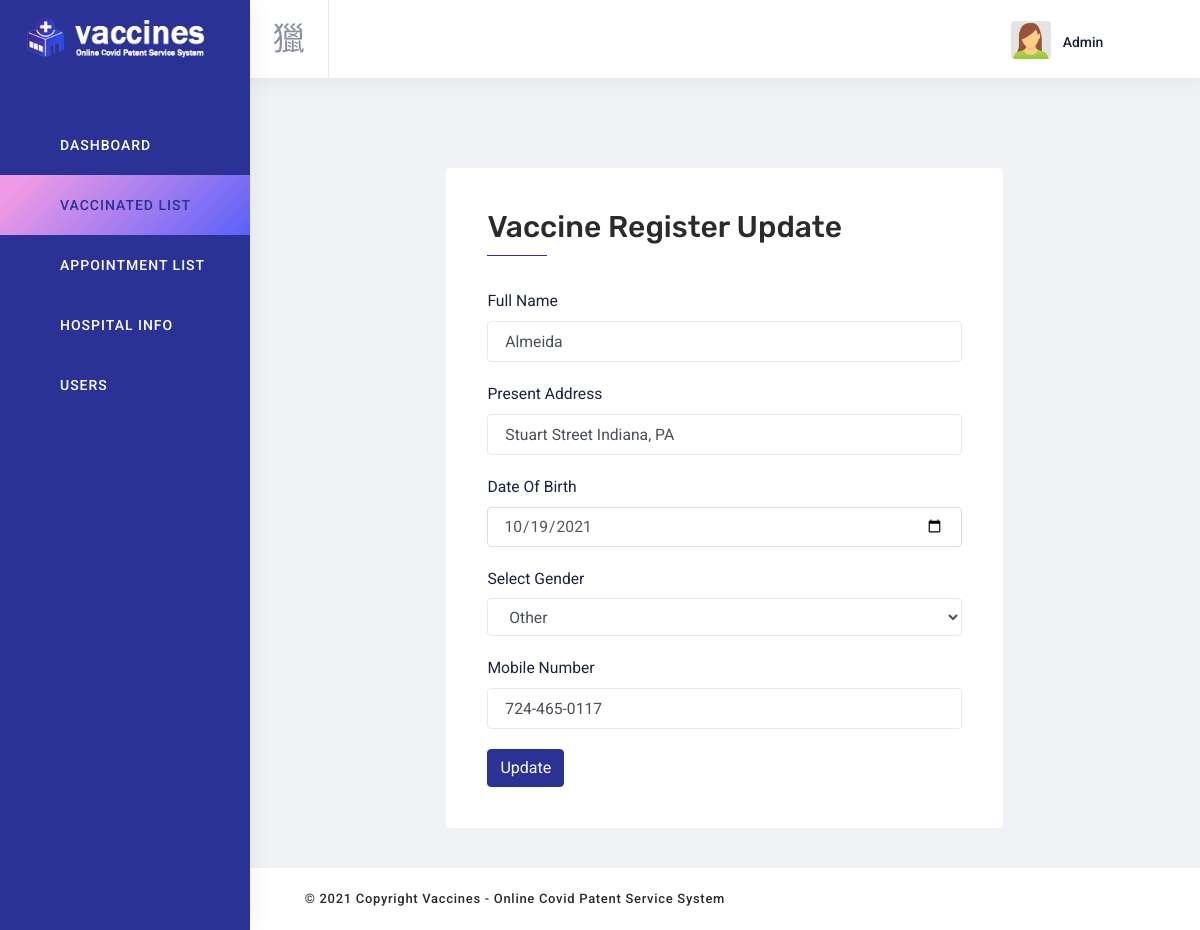
The page /admin/vaccine-update.php?id=27 (signed in) on the database its author committed.
### tables this page shows
CREATE TABLE `vaccine_registration` (
  `vaccine_id` int(50) NOT NULL,
  `fullname` varchar(50) NOT NULL,
  `address` varchar(50) NOT NULL,
  `phone` varchar(50) NOT NULL,
  `gender` varchar(50) NOT NULL,
  `dateofbirth` date DEFAULT NULL,
  `profile_pic` varchar(255) NOT NULL DEFAULT 'user.png'
);

### admin/vaccine-update.php (the view, shortened to what this page needs)
<?php
include 'inc/header.php';
?>
      <div class="content-wrapper">
        <div class="content">
          <div class="row">
            <div class="col-lg-8 offset-lg-2  col-md-12 m-t-50 basic_form">
              <div class="card">
                <div class="card-body">
                  <div class="card-header">
                    <h3 class="d-inline">Vaccine Register Update </h3>
                  </div>
<?php
    $vaccine_idd = $_GET['id'];
    include "inc/connection.php";
    $query = "SELECT * FROM vaccine_registration WHERE vaccine_id = {$vaccine_idd}";
    $result = mysqli_query($connection,$query) or die("FAILED");
    $count = mysqli_num_rows($result);
    if($count > 0){
        while($row = mysqli_fetch_assoc($result)){
?>
                <form  action="<?php $_SERVER['PHP_SELF']?>" method ="POST">
                      <div class="form-group">
                          <label for="title">Full Name</label>
                          <input type="text" name="m_name" class="form-control" id="title" value="<?php echo $row['fullname'] ?>" placeholder="" required>
                      </div>
                      <div class="form-group">
                          <label for="price">Present Address</label>
                          <input type="text" name="m_address" class="form-control" id="address" value="<?php echo $row['address'] ?>" placeholder="" required>
                      </div>
                    <div class="form-group">
                      <label for="birth">Date of Birth</label>
                      <input type="date" name="m_birth" class="form-control" id="dateofbirth" value="<?php echo $row['dateofbirth'] ?>">
                    </div>
                    <div class="form-group">
                        <label>Select Gender</label>
                        <select class="form-control" name="gender" value="<?php echo $row['gender'] ?>">
                            <?php
                                if($row['gender'] == male){
                                  echo "<option value='male' selected > Male </option>";
                                  echo "<option value='Female'> Female </option>";
                                  echo "<option value='Other'> Other </option>";
                                } elseif ($row['gender'] == female) {
                                  echo "<option value='male'> Male </option>";
                                  echo "<option value='Female' selected > Female </option>";
                                  echo "<option value='Other'> Other </option>";
                                } else {
                                  echo "<option value='Other' selected > Other </option>";
                                }
                            ?>
                        </select>
                    </div>
                    <div class="form-group">
                      <label for="phone">Mobile Number</label>
                      <input type="text" name="m_phone" class="form-control" id="phone" value="<?php echo $row['phone'] ?>" placeholder="">
                    </div>
                      <input type="submit" name="submit" class="btn btn-primary" value="Update" required />
                  </form>
    <?php
            }
        }
    ?>
                </div>
              </div>
            </div>
          </div>
        </div>
      </div>
<?php include 'inc/footer.php';
?>

### admin/assets/css/style.css (style rules this page uses)
.card-header { display: flex; justify-content: space-between; flex-wrap: wrap; }
.card-header h3 { font-size: 25px; }
.basic_form h3 { font-size: 30px; position: relative; }
.basic_form h3::after { position: absolute; content: ""; background-color: #2b3295; width: 60px; height: 1px; bottom: 0; left: 0%; margin-bottom: -11px; }
.basic_form input[type="date"], .basic_form input[type="time"] { width: 100%; border: 1px solid #ddd; outline: none; box-shadow: none; height: 40px; padding-left: 15px; color: #595555; }

### rows shown on the page
vaccine_registration: m_name "Almeida", m_address "Stuart Street Indiana, PA", m_birth "10/19/2021", gender "Other", m_phone "724-465-0117"

### other values the page prints
$_SESSION['username'] "Admin"
